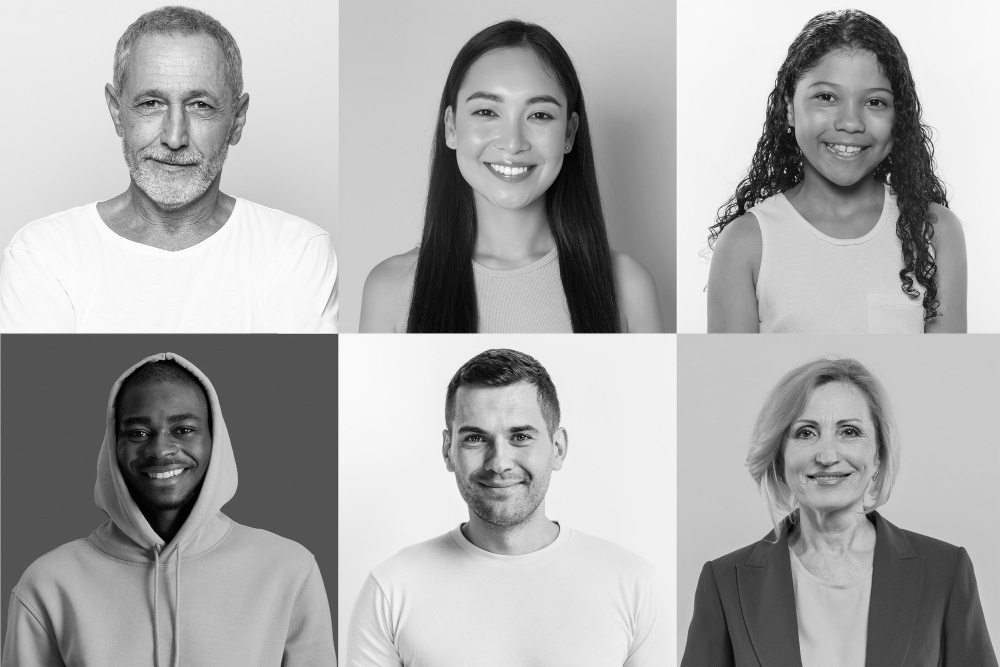
#> input picture dimensions/people.jpg, 1000 x 667 px
$ python dimensions.py
#> lines starting #> are read from the running program, lines starting #| are printed output that depends on the picture; after the words box and inside, x2 and y2 are one past the last pixel; in counts of white or black regions, pixels touching at a corner belong together
import numpy as np
import cv2
import matplotlib.pyplot as plt

image=cv2.imread('people.jpg')
#> image is the input picture: shape (667, 1000, 3); min 0, max 255, mean 171.3
gray = cv2.cvtColor(image, cv2.COLOR_BGR2GRAY)
plt.imshow(gray,cmap='gray'),plt.show()

def convertToRGB(image):
  return cv2.cvtColor(image,cv2.COLOR_BGR2RGB)

face = cv2.CascadeClassifier('haarcascade_frontalface_alt2.xml')

face_coo = face.detectMultiScale(gray, scaleFactor = 1.2, minNeighbors = 5);
#> face_coo = [[793, 55, 116, 116], [104, 386, 113, 113], [439, 391, 124, 124], [104, 50, 144, 144], [442, 60, 144, 144], [772, 387, 118, 118]]
print('Faces found :',len(face_coo))
#| Faces found : 6

for(x_face,y_face,w_face,h_face) in face_coo:
  cv2.rectangle(image,(x_face,y_face),(x_face+w_face,y_face+w_face),(0,255,0),10)
#> this loop made 6 passes
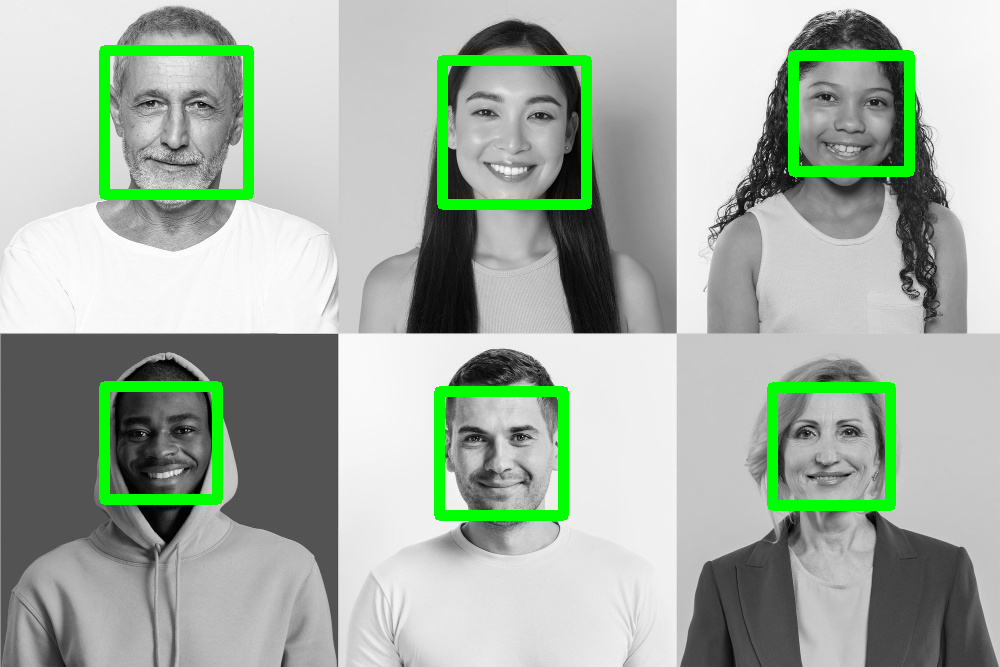
#> image: shape (667, 1000, 3); 4.97% of pixels changed, all inside (x1, y1, x2, y2) = (99, 45, 915, 521)

plt.imshow(convertToRGB(image)),plt.show()
